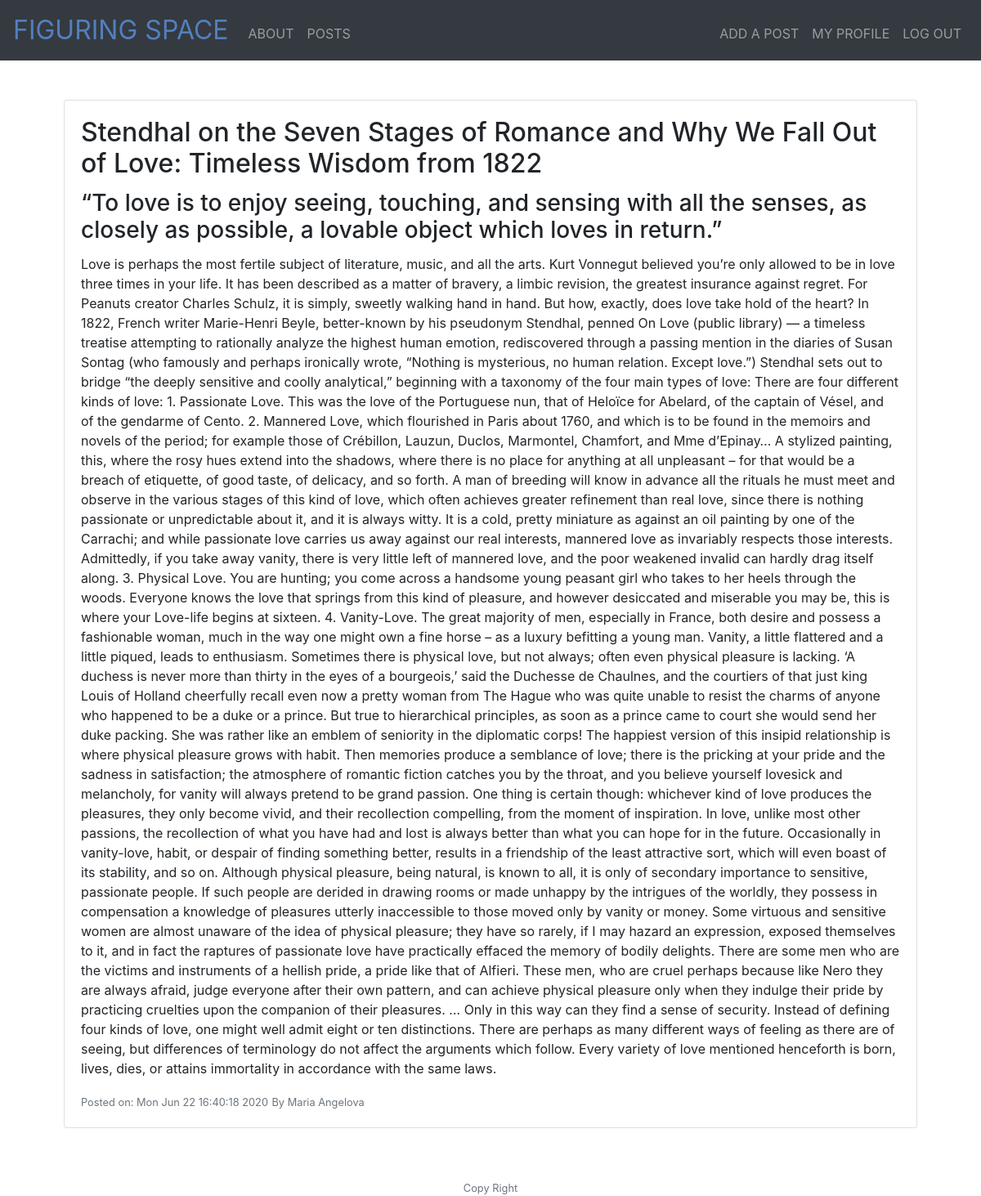
Page /post/6 (signed in) on the committed database.
### models.py (models this page shows, shortened)
class Post(db.Model):
    id = db.Column(db.Integer, primary_key=True)
    title = db.Column(db.String(50))
    subtitle = db.Column(db.String(50))
    date_posted = db.Column(db.DateTime)
    content = db.Column(db.Text)
    author = db.Column(db.Integer, db.ForeignKey("user.id"))
    categories = db.relationship("Category", secondary='categories', backref=db.backref('posts', lazy='dynamic'))

class User(db.Model):
    id = db.Column(db.Integer, primary_key=True)
    first_name = db.Column(db.String(50))
    last_name = db.Column(db.String(50))
    email = db.Column(db.String(50))
    password = db.Column(db.String(20))
    registered = db.Column(db.DateTime)
    posts = db.relationship("Post", backref='user')

### app.py (the view)
@app.route('/post/<id>')
@login_required
def post(id):
    post = Post.query.filter_by(id=id).first()
    author = User.query.filter_by(id=post.author).first()
    return render_template("post.html", post=post, author=author)

### app.py (called while the page is built)
@app.after_request
def after_request(response):
    response.headers["Cache-Control"] = "no-cache, no-store, must-revalidate"
    response.headers["Expires"] = 0
    response.headers["Pragma"] = "no-cache"
    return response

### helper.py (called while the page is built)
def login_required(f):
    @wraps(f)
    def decorated_function(*args, **kwargs):
        if session.get("user_id") is None:
            return redirect("/login")
        return f(*args, **kwargs)
    return decorated_function

### templates/post.html
{% extends "layout.html" %} {% block main %}
<div class="card mb-3">
  <div class="card-body" style="text-align: left;">
    <h2 class="card-title">{{post.title}}</h2>
    <h3 class="card-title">{{post.subtitle}}</h3>
    <p class="card-text">
      {{post.content}}
    </p>
    <p class="card-text">
      <small class="text-muted"
        >Posted on: {{post.date_posted.strftime("%c")}}</small
      >
      <small class="text-muted"
        >By {{author.first_name}} {{author.last_name}}</small
      >
    </p>
  </div>
</div>
{% endblock %}

### rows in the picture
Post: title "Stendhal on the Seven Stages of Romance and Why We Fall Out of Love: Timeless Wisdom from 1822", subtitle "“To love is to enjoy seeing, touching, and sensing with all the senses, as closely as possible, a lovable object which loves in return.”", content "Love is perhaps the most fertile subject of literature, music, and all the arts. Kurt Vonnegut believed you’re only allowed to be in love three times in your life. It has been described as a matter of bravery, a limbic revision, the greatest insurance against regret. For Peanuts creator Charles Schulz, it is simply, sweetly walking hand in hand. But how, exactly, does love take hold of the heart? In 1822, French writer Marie-Henri Beyle, better-known by his pseudonym Stendhal, penned On Love (public library) — a timeless treatise attempting to rationally analyze the highest human emotion, rediscovered through a passing mention in the diaries of Susan Sontag (who famously and perhaps…", date_posted "Mon Jun 22 16:40:18 2020"
User: first_name "Maria", last_name "Angelova"
